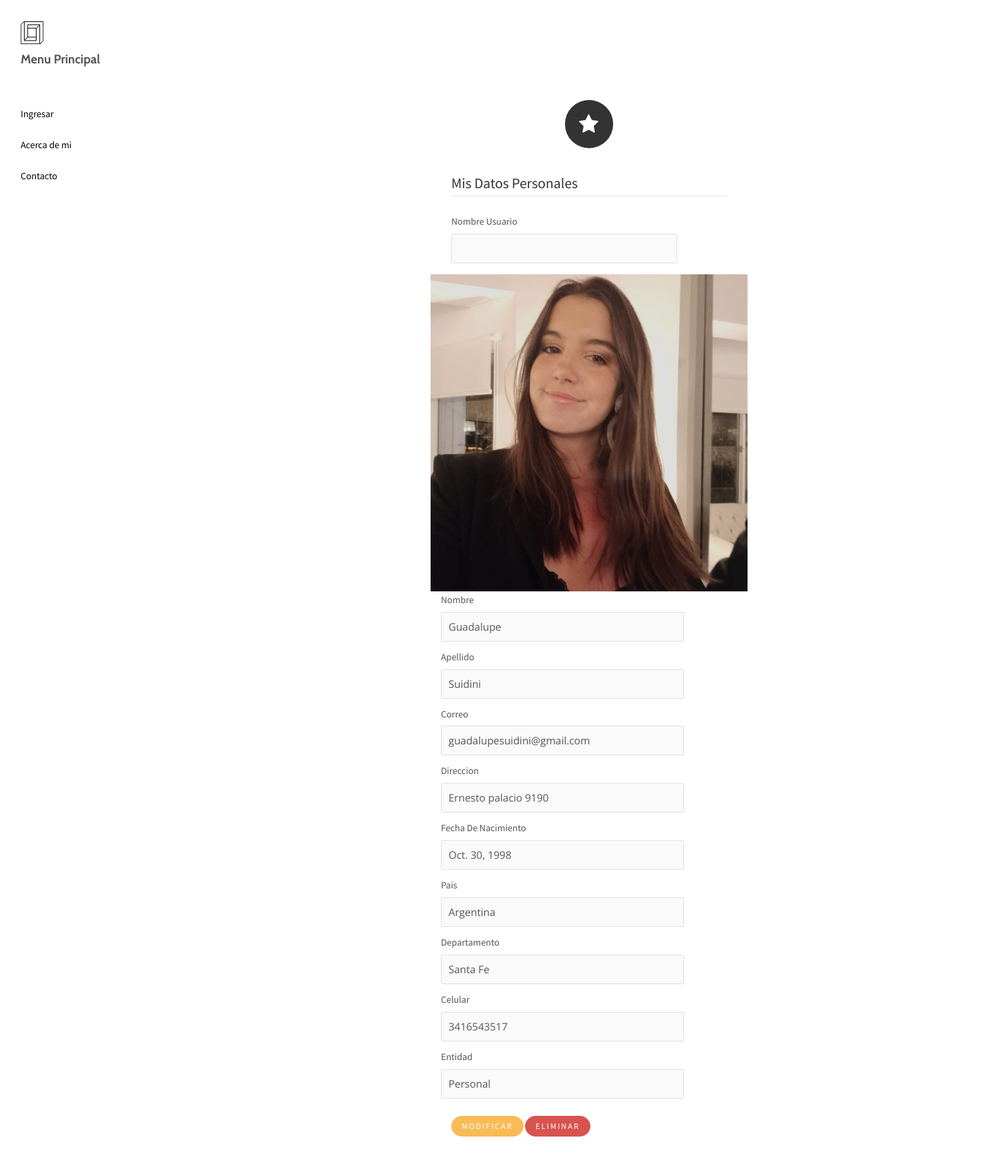
Before: /Misdatos with the older database file.
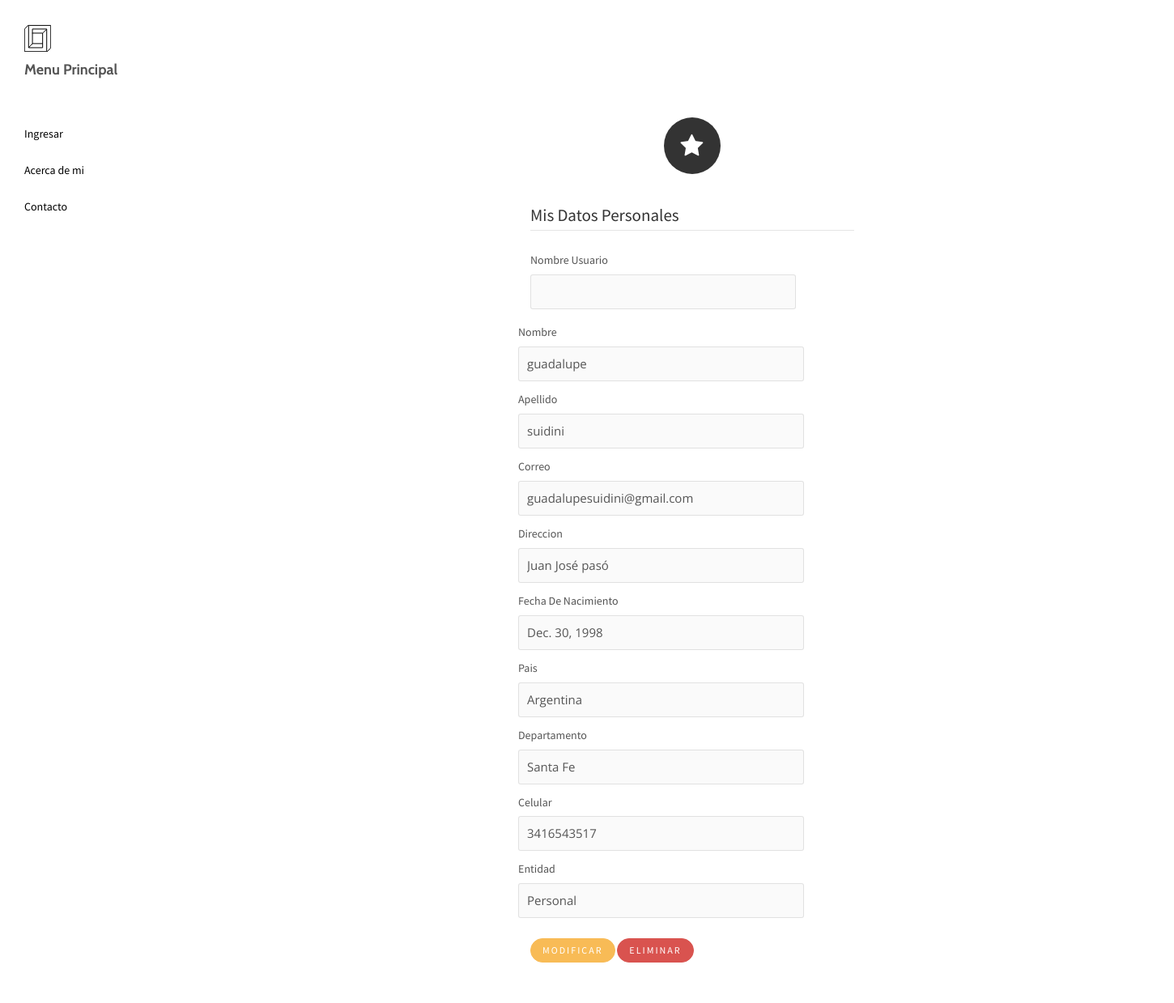
After: the same page with the newer database file.
### primApp/models.py (models this page shows, shortened)
class usuarios(models.Model):
    nombre = models.CharField(max_length=50)
    apellido = models.CharField(max_length=50)
    correo = models.EmailField()
    direccion = models.CharField(max_length=30)
    nacimiento = models.DateField()
    pais = models.CharField(max_length=20)
    departamento = models.CharField(max_length=20)
    celular = models.IntegerField()
    entidad = models.CharField(max_length=50)
    imagen = models.ImageField(null=True, blank=True)

### primApp/views.py (the view)
# urls.py: path('Misdatos',lista_usuario, name = 'misdatos'),
def lista_usuario (request):
    lista_usu = usuarios.objects.all()
    contexto = {"lista_usu": lista_usu}
    return render(request, "misdatos.html", contexto)

### primApp/templates/misdatos.html (shortened to what this page needs)
{% extends 'hijo.html' %}
{% block bloqueQueCambia %}
		<div class="container">
			<div class="textwidget">
				<h1 class="toptitle"><br/><br/><i class="fa fa-star roundicon"></i>
				</h1>
				<div class="contactstyle topform">
							<fieldset disabled>
								<legend>Mis Datos Personales</legend>
							<div class="mb-6 row">
								<label for="nombre" class="col-sm-6 col-form-label">Nombre Usuario</label>
								<div class="col-sm-10">
								<input type="text" readonly class="form-control-plaintext" id="nombre" value="{{user.username}}">
								</div>
							</div>
							<form class="row g-3">
							<form>
								{% for datos in lista_usu %}
								<div class="mb-6 row">
									<label for="nombre" class="col-sm-6 col-form-label">	</label>
									<img class="img-responsive" alt="" src="{{ datos.imagen.url }}">
								</div>
								<div class="mb-6 row">
									<label for="nombre" class="col-sm-6 col-form-label">Nombre	</label>
									<div class="col-sm-10">
									<input type="text" readonly class="form-control-plaintext" id="nombre" value="{{ datos.nombre }}">
									</div>
								</div>
								<div class="mb-6 row">
									<label for="nombre" class="col-sm-6 col-form-label">Apellido	</label>
									<div class="col-sm-10">
									<input type="text" readonly class="form-control-plaintext" id="nombre" value="{{ datos.apellido }}">
									</div>
								</div>
								<div class="mb-6 row">
									<label for="nombre" class="col-sm-6 col-form-label">Correo	</label>
									<div class="col-sm-10">
									<input type="text" readonly class="form-control-plaintext" id="nombre" value="{{ datos.correo }}">
									</div>
								</div>
								<div class="mb-6 row">
									<label for="nombre" class="col-sm-6 col-form-label">Direccion	</label>
									<div class="col-sm-10">
									<input type="text" readonly class="form-control-plaintext" id="nombre" value="{{ datos.direccion }}">
									</div>
								</div>
								<div class="mb-6 row">
									<label for="nombre" class="col-sm-6 col-form-label">Fecha De Nacimiento	</label>
									<div class="col-sm-10">
									<input type="text" readonly class="form-control-plaintext" id="nombre" value="{{ datos.nacimiento }}">
									</div>
								</div>
								<div class="mb-6 row">
									<label for="nombre" class="col-sm-6 col-form-label">Pais	</label>
									<div class="col-sm-10">
									<input type="text" readonly class="form-control-plaintext" id="nombre" value="{{ datos.pais }}">
									</div>
								</div>
								<div class="mb-6 row">
									<label for="nombre" class="col-sm-6 col-form-label">Departamento	</label>
									<div class="col-sm-10">
									<input type="text" readonly class="form-control-plaintext" id="nombre" value="{{ datos.departamento }}">
									</div>
								</div>
								<div class="mb-6 row">
									<label for="nombre" class="col-sm-6 col-form-label">Celular	</label>
									<div class="col-sm-10">
									<input type="text" readonly class="form-control-plaintext" id="nombre" value="{{ datos.celular }}">
									</div>
								</div>
								<div class="mb-6 row">
									<label for="nombre" class="col-sm-6 col-form-label">Entidad	</label>
									<div class="col-sm-10">
									<input type="text" readonly class="form-control-plaintext" id="nombre" value="{{ datos.entidad }}">
									</div>
								</div>
							</fieldset>
								<a href="{% url 'ediusuarios' datos.id %}" class="btn btn-info btn-sm">Modificar</a>
								<a href="{% url 'eliminardatos' datos.id %}" class="btn btn-danger btn-sm">Eliminar</a>
								{% endfor %}
				</div>
			</div>
			</div>
{% endblock %}

Changed rows visible on the page:
removed usuarios: imagen (picture), nombre "Guadalupe", apellido "Suidini", correo "guadalupesuidini@gmail.com", direccion "Ernesto palacio 9190", nacimiento "Oct. 30, 1998", pais "Argentina", departamento "Santa Fe", celular "3416543517", entidad "Personal"
added usuarios: nombre "guadalupe", apellido "suidini", correo "guadalupesuidini@gmail.com", direccion "Juan José pasó", nacimiento "Dec. 30, 1998", pais "Argentina", departamento "Santa Fe", celular "3416543517", entidad "Personal"
